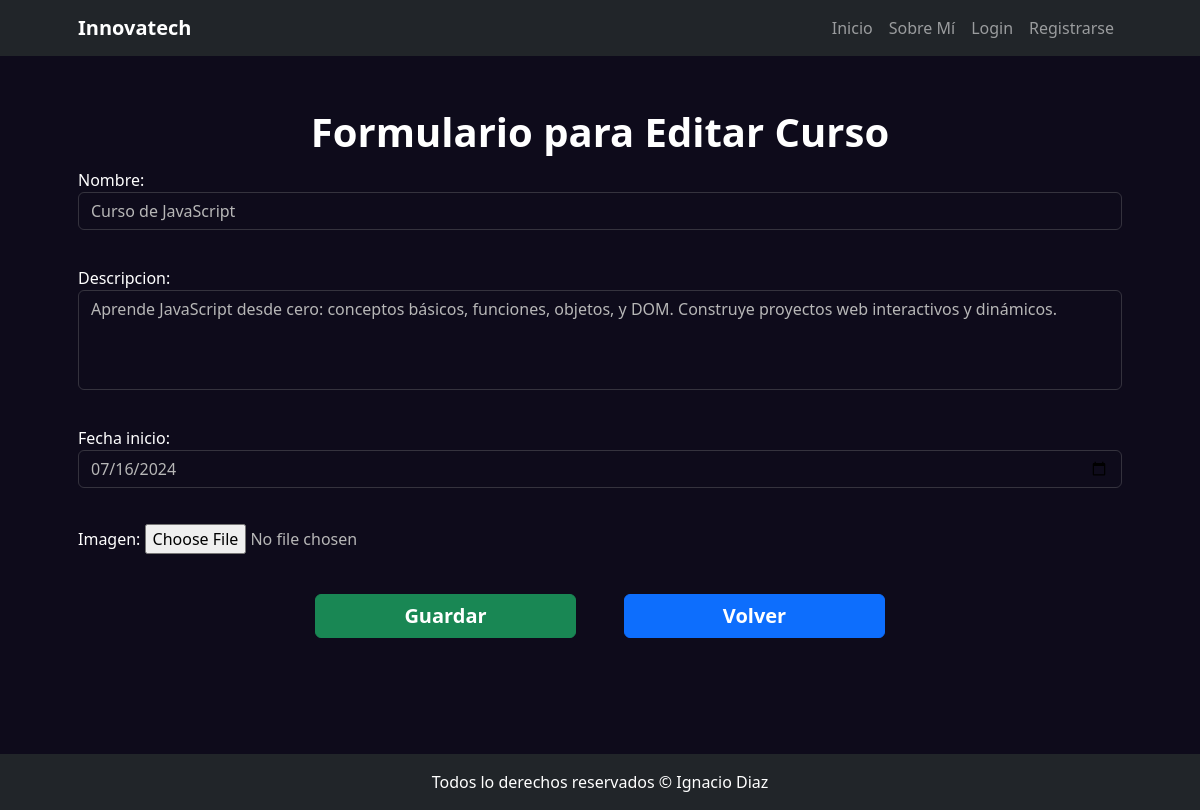
The page /curso/update/3 on the database its author committed.
### curso/models.py (models this page shows, shortened)
class Curso(models.Model):
    nombre = models.CharField(max_length=100)
    descripcion = models.TextField()
    fecha_inicio = models.DateField()
    imagen = models.ImageField(upload_to='cursos/', null=True, blank=True)
    class Meta:
        verbose_name = 'Curso'
        verbose_name_plural = 'Cursos'

### curso/views.py (the view)
# urls.py: path("update/<int:pk>", views.CursoUpdate.as_view(), name="update"),
class CursoUpdate(UpdateView):
    model = models.Curso
    form_class = forms.CursoForm
    success_url = reverse_lazy('curso:list')

### curso/forms.py
class CursoForm(forms.ModelForm):
    class Meta:
        model = models.Curso
        fields = "__all__"
        widgets = {
            "nombre": forms.TextInput(attrs={"class": "form-control"}),
            "descripcion": forms.Textarea(attrs={"class": "form-control", "style": "height: 100px; resize: none;"}),
            "fecha_inicio": forms.DateInput(attrs={"class": "form-control", "type": "date"}),
        }

### curso/templates/curso/curso_form.html (shortened to what this page needs)
{% extends 'core/base.html' %}
{% block titulo %}
    Formulario para
    {% if form.instance.pk %}
        Editar
    {% else %}
        Registrar
    {% endif %}
    Curso
{% endblock titulo %}
{% block contenido %}
    <form action="" method="post" enctype="multipart/form-data">
        <div style="display: grid; grid-template-columns: repeat(1, 1fr); gap: 20px;">
            {{ form.as_p }}
        </div>
        <div class="d-flex justify-content-center my-4 gap-5">
            <button type="submit" class="btn btn-success w-25 fs-5 fw-bold">Guardar</button>
            {% if form.instance.pk %}
                <a href="{% url 'curso:list' %}" class="btn btn-primary w-25 fs-5 fw-bold ">Volver</a>
            {% else %}
                <a href="{% url 'curso:home' %}" class="btn btn-primary w-25 fs-5 fw-bold ">Volver</a>
            {% endif %}
        </div>
    </form>
{% endblock contenido %}

### core/templates/core/base.html (style rules this page uses)
input { background: #c9c9c900 !important; color: #b7b7b7 !important; border-color: #9090904c !important; }
textarea { background: #c9c9c900 !important; color: #b7b7b7 !important; border-color: #9090904c !important; }

### rows shown on the page
Curso: nombre "Curso de JavaScript", descripcion "Aprende JavaScript desde cero: conceptos básicos, funciones, objetos, y DOM. Construye proyectos web interactivos y dinámicos.", fecha_inicio "07/16/2024"
